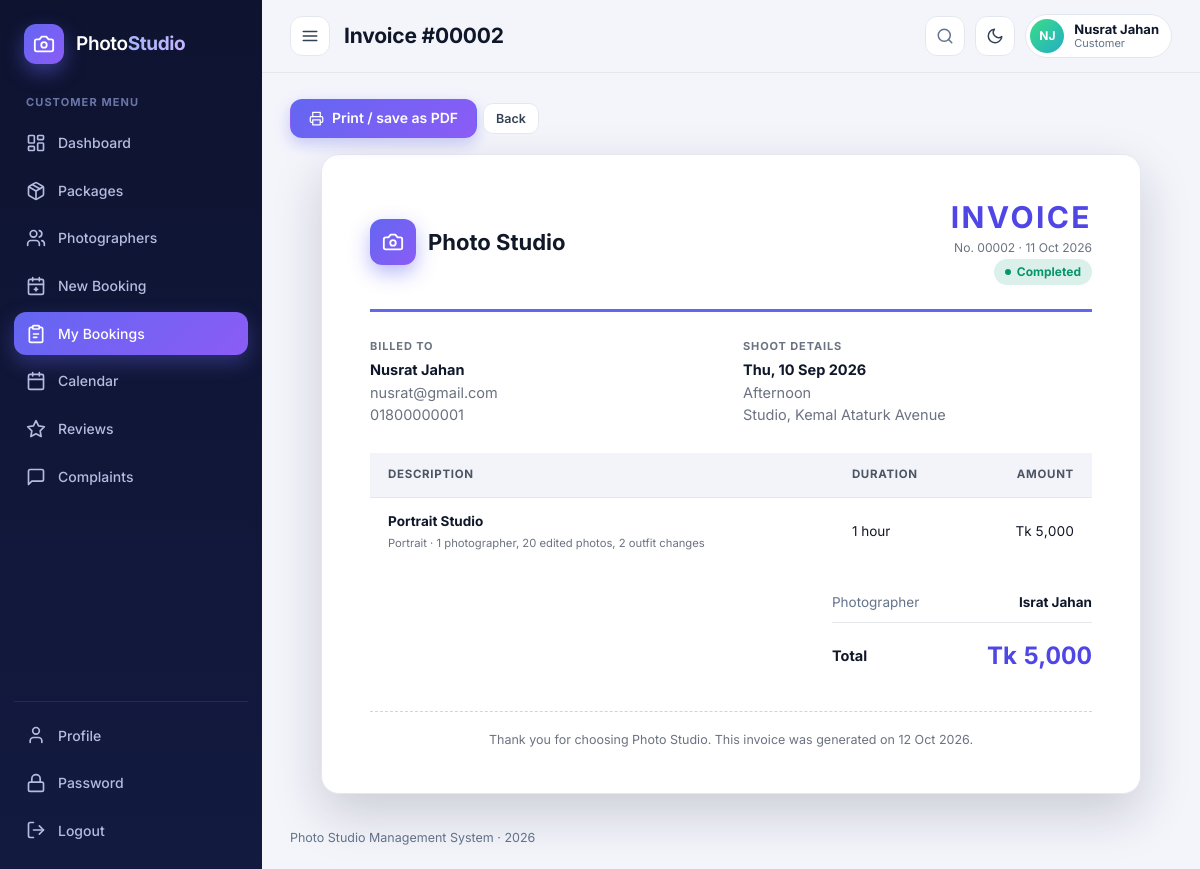
Page /view/customer/invoice.php?id=2 (signed in) on the committed database.
### tables this page shows
CREATE TABLE bookings (
	id INT PRIMARY KEY AUTO_INCREMENT,
	customer_id INT NOT NULL,
	package_id INT NOT NULL,
	photographer_id INT DEFAULT NULL,
	booking_date DATE NOT NULL,
	booking_time VARCHAR(20) NOT NULL,
	location VARCHAR(255) NOT NULL,
	note TEXT,
	status VARCHAR(20) DEFAULT 'pending',
	created_at TIMESTAMP DEFAULT CURRENT_TIMESTAMP,
	FOREIGN KEY (customer_id) REFERENCES users(id) ON DELETE CASCADE,
	FOREIGN KEY (package_id) REFERENCES packages(id) ON DELETE CASCADE,
	FOREIGN KEY (photographer_id) REFERENCES users(id) ON DELETE SET NULL
);

CREATE TABLE users (
	id INT PRIMARY KEY AUTO_INCREMENT,
	name VARCHAR(100) NOT NULL,
	username VARCHAR(50) NOT NULL UNIQUE,
	email VARCHAR(100) NOT NULL UNIQUE,
	password VARCHAR(100) NOT NULL,
	phone VARCHAR(20),
	role VARCHAR(20) NOT NULL,
	specialization VARCHAR(100),
	status VARCHAR(20) DEFAULT 'active',
	profile_pic VARCHAR(255) DEFAULT '',
	created_at TIMESTAMP DEFAULT CURRENT_TIMESTAMP
);

CREATE TABLE packages (
	id INT PRIMARY KEY AUTO_INCREMENT,
	category_id INT NOT NULL,
	name VARCHAR(100) NOT NULL,
	price DECIMAL(10,2) NOT NULL,
	duration VARCHAR(50),
	inclusions TEXT,
	FOREIGN KEY (category_id) REFERENCES categories(id) ON DELETE CASCADE
);

CREATE TABLE categories (
	id INT PRIMARY KEY AUTO_INCREMENT,
	name VARCHAR(100) NOT NULL,
	description VARCHAR(255)
);

### model/BaseModel.php (called while the page is built, shortened)
<?php
class BaseModel {
	public function establishConnection() {
		$db = new DBConnection();
		return $db->connect();
	}
	protected function run($sql, $types = '', $params = array()) {
		$conn = $this->establishConnection();
		$stmt = $conn->prepare($sql);
		if ($types !== '') {
			$stmt->bind_param($types, ...$params);
		}
		$stmt->execute();
		return $stmt;
	}
	protected function all($sql, $types = '', $params = array()) {
		$stmt = $this->run($sql, $types, $params);
		$result = $stmt->get_result();
		$rows = array();
		while ($row = $result->fetch_assoc()) {
			$rows[] = $row;
		}
		return $rows;
	}
	protected function one($sql, $types = '', $params = array()) {
		$rows = $this->all($sql, $types, $params);
		return count($rows) > 0 ? $rows[0] : null;
	}
}

### model/Booking.php (called while the page is built, shortened)
<?php
require_once __DIR__ . '/BaseModel.php';
class Booking extends BaseModel {
	private $baseSelect = "SELECT b.*, p.name AS package_name, p.price, p.duration, p.inclusions, p.category_id,
				c.name AS category_name,
				cu.name AS customer_name, cu.phone AS customer_phone, cu.email AS customer_email,
				u.name AS photographer_name, u.phone AS photographer_phone, u.profile_pic AS photographer_pic
			FROM bookings b
			JOIN packages p ON b.package_id = p.id
			JOIN categories c ON p.category_id = c.id
			JOIN users cu ON b.customer_id = cu.id
			LEFT JOIN users u ON b.photographer_id = u.id ";
	public function getBookingById($id) {
		return $this->one($this->baseSelect . "WHERE b.id = ?", 'i', array((int)$id));
	}
}

### view/customer/invoice.php (the view, shortened to what this page needs)
<?php
require_once __DIR__ . '/../../includes/helpers.php';
require_once __DIR__ . '/../../model/Booking.php';
$booking = new Booking();
$b = $booking->getBookingById(isset($_GET['id']) ? (int)$_GET['id'] : 0);
$pageTitle = 'Invoice #' . str_pad($b['id'], 5, '0', STR_PAD_LEFT);
$active = $_SESSION['role'] == 'customer' ? 'my-bookings' : 'bookings';
require_once __DIR__ . '/../../includes/header.php';
?>
<div class="actions mb-2 no-print">
	<button class="btn btn-primary btn-sm" onclick="window.print()"><?php echo icon('printer') ?>Print / save as PDF</button>
	<a class="btn btn-ghost btn-sm" href="javascript:history.back()">Back</a>
</div>
<div class="invoice">
	<div class="inv-head">
		<div class="inv-brand"><span class="brand-mark"><?php echo icon('camera') ?></span>Photo Studio</div>
		<div class="inv-title"><h2>INVOICE</h2><small>No. <?php echo e(str_pad($b['id'], 5, '0', STR_PAD_LEFT)) ?> &middot; <?php echo e(date_short($b['created_at'])) ?></small><br><?php echo status_badge($b['status']) ?></div>
	</div>
	<div class="inv-cols">
		<div><small>Billed to</small><b><?php echo e($b['customer_name']) ?></b><br><span class="muted"><?php echo e($b['customer_email']) ?><br><?php echo e($b['customer_phone']) ?></span></div>
		<div><small>Shoot details</small><b><?php echo e(date_pretty($b['booking_date'])) ?></b><br><span class="muted"><?php echo e($b['booking_time']) ?><br><?php echo e($b['location']) ?></span></div>
	</div>
	<table>
		<thead><tr><th>Description</th><th>Duration</th><th class="right">Amount</th></tr></thead>
		<tbody><tr>
			<td><b><?php echo e($b['package_name']) ?></b><br><small><?php echo e($b['category_name']) ?> &middot; <?php echo e($b['inclusions']) ?></small></td>
			<td><?php echo e($b['duration']) ?></td><td class="right num"><?php echo e(money($b['price'])) ?></td>
		</tr></tbody>
	</table>
	<div class="inv-total"><div>
		<div class="sum-row"><span>Photographer</span><b><?php echo e($b['photographer_name'] ? $b['photographer_name'] : 'To be assigned') ?></b></div>
		<div class="sum-total"><span>Total</span><b class="num"><?php echo e(money($b['price'])) ?></b></div>
	</div></div>
	<div class="inv-foot">Thank you for choosing Photo Studio. This invoice was generated on <?php echo date('d M Y') ?>.</div>
</div>
<?php require_once __DIR__ . '/../../includes/footer.php'; ?>

### includes/header.php (shortened to what this page needs)
<?php
require_once __DIR__ . '/helpers.php';
$navList = nav_items($_SESSION['role']);
$cssVersion = @filemtime(__DIR__ . '/../css/style.css');
?>
<!DOCTYPE html>
<html lang="en" data-theme="light">
<head>
	<link rel="stylesheet" href="<?php echo e(app_url('css/style.css')) ?>?v=<?php echo (int)$cssVersion ?>">
</head>
<body class="app">
<div class="shell">
	<aside class="sidebar" id="sidebar">
		<a class="brand" href="<?php echo e(app_url(home_for_role($_SESSION['role']))) ?>">
			<span class="brand-mark"><?php echo icon('camera') ?></span>
			<span class="brand-text">Photo<b>Studio</b></span>
		</a>
		<nav class="nav" aria-label="Main menu">
			<div class="nav-label"><?php echo e(ucfirst($_SESSION['role'])) ?> menu</div>
			<?php foreach ($navList as $item) { ?>
				<a class="nav-link<?php echo $item[0] == $active ? ' active' : '' ?>" href="<?php echo e(app_url($item[2])) ?>" title="<?php echo e($item[1]) ?>">
					<?php echo icon($item[3]) ?><span><?php echo e($item[1]) ?></span>
				</a>
			<?php } ?>
		</nav>
		<div class="sidebar-foot">
			<a class="nav-link<?php echo $active == 'profile' ? ' active' : '' ?>" href="<?php echo e(app_url('view/profile.php')) ?>" title="Profile"><?php echo icon('user') ?><span>Profile</span></a>
			<a class="nav-link<?php echo $active == 'password' ? ' active' : '' ?>" href="<?php echo e(app_url('view/change-password.php')) ?>" title="Password"><?php echo icon('lock') ?><span>Password</span></a>
			<form action="<?php echo e(app_url('controller/logout-handler.php')) ?>" method="post">
				<button type="submit" class="nav-link nav-logout" title="Logout"><?php echo icon('logout') ?><span>Logout</span></button>
			</form>
		</div>
	</aside>
	<div class="main">
		<header class="topbar">
			<button class="icon-btn only-desktop" id="collapseBtn" aria-label="Collapse menu"><?php echo icon('menu') ?></button>
			<div class="topbar-title">
				<h1><?php echo e($pageTitle) ?></h1>
			</div>
			<div class="topbar-actions">
				<button class="search-trigger" id="paletteBtn" type="button">
					<?php echo icon('search') ?><span>Quick search</span><kbd>Ctrl K</kbd>
				</button>
				<button class="icon-btn" id="themeBtn" type="button" aria-label="Toggle dark mode" title="Dark / light mode">
					<span class="show-light"><?php echo icon('moon') ?></span><span class="show-dark"><?php echo icon('sun') ?></span>
				</button>
				<a class="user-chip" href="<?php echo e(app_url('view/profile.php')) ?>">
					<?php echo avatar($_SESSION['name'], isset($_SESSION['profile_pic']) ? $_SESSION['profile_pic'] : '', 'sm') ?>
					<span class="user-chip-text"><b><?php echo e($_SESSION['name']) ?></b><small><?php echo e(ucfirst($_SESSION['role'])) ?></small></span>
				</a>
			</div>
		</header>
		<main class="content">

### includes/helpers.php (shortened to what this page needs)
<?php
function e($value) {
	return htmlspecialchars((string)$value, ENT_QUOTES, 'UTF-8');
}
function app_url($path = '') {
	static $root = null;
	if ($root === null) {
		$root = '';
		$docRoot = isset($_SERVER['DOCUMENT_ROOT']) ? realpath($_SERVER['DOCUMENT_ROOT']) : false;
		$appRoot = realpath(__DIR__ . '/..');
		if ($docRoot && $appRoot) {
			$docRoot = rtrim(str_replace('\\', '/', $docRoot), '/');
			$appRoot = str_replace('\\', '/', $appRoot);
			if (stripos($appRoot, $docRoot) === 0) {
				$root = substr($appRoot, strlen($docRoot));
			}
		}
	}
	return $root . '/' . ltrim($path, '/');
}
function home_for_role($role) {
	return 'view/customer/dashboard.php';
}
function money($n) {
	return 'Tk ' . number_format((float)$n, 0);
}
function date_pretty($d) {
	return date('D, d M Y', strtotime($d));
}
function date_short($d) {
	return date('d M Y', strtotime($d));
}
function initials($name) {
	$parts = preg_split('/\s+/', trim((string)$name));
	$s = '';
	for ($i = 0; $i < count($parts) && $i < 2; $i++) {
		$s .= mb_strtoupper(mb_substr($parts[$i], 0, 1));
	}
	return $s == '' ? '?' : $s;
}
function avatar($name, $pic = '', $size = '') {
	$cls = 'avatar' . ($size ? ' avatar-' . $size : '');
	$hue = (crc32((string)$name) % 360);
	return '<span class="' . $cls . '" style="--h:' . $hue . '">' . e(initials($name)) . '</span>';
}
function status_badge($status) {
	$slug = strtolower(str_replace(' ', '-', (string)$status));
	return '<span class="badge badge-' . e($slug) . '">' . e(ucfirst($status)) . '</span>';
}
function icon($name) {
	return '<svg class="ic" viewBox="0 0 24 24" fill="none" stroke="currentColor" stroke-width="2" stroke-linecap="round" stroke-linejoin="round" aria-hidden="true">' . $i[$name] . '</svg>';
}
function nav_items($role) {
	if ($role == 'customer') {
		return array(
			array('dashboard', 'Dashboard', 'view/customer/dashboard.php', 'dashboard'),
			array('packages', 'Packages', 'view/customer/packages.php', 'package'),
			array('photographers', 'Photographers', 'view/customer/photographers.php', 'users'),
			array('new-booking', 'New Booking', 'view/customer/new-booking.php', 'calendar-plus'),
			array('my-bookings', 'My Bookings', 'view/customer/my-bookings.php', 'bookings'),
			array('calendar', 'Calendar', 'view/calendar.php', 'calendar'),
			array('reviews', 'Reviews', 'view/customer/reviews.php', 'star'),
			array('complaints', 'Complaints', 'view/customer/complaints.php', 'message')
		);
	}
	return array(
		array('dashboard', 'Dashboard', 'view/admin/dashboard.php', 'dashboard'),
		array('reports', 'Reports', 'view/admin/reports.php', 'chart'),
		array('users', 'Users', 'view/admin/users.php', 'users'),
		array('categories', 'Categories', 'view/admin/categories.php', 'layers'),
		array('calendar', 'Calendar', 'view/calendar.php', 'calendar'),
		array('complaints', 'Complaints', 'view/admin/complaints.php', 'message')
	);
}

### rows in the picture
bookings: id "Invoice #00002", id "00002", created_at "11 Oct 2026", status "Completed", customer.name "Nusrat Jahan", customer.email "nusrat@gmail.com", customer.phone "01800000001", booking_date "Thu, 10 Sep 2026", booking_time "Afternoon", location "Studio, Kemal Ataturk Avenue", package.name "Portrait Studio", categories.name "Portrait", package.inclusions "1 photographer, 20 edited photos, 2 outfit changes", package.duration "1 hour", package.price "Tk 5,000", photographer.name "Israt Jahan"

### other values in the picture
$_SESSION['role'] "CUSTOMER"
$item[1] "Dashboard"
$item[1] "Packages"
$item[1] "Photographers"
$item[1] "New Booking"
$item[1] "My Bookings"
$item[1] "Calendar"
$item[1] "Reviews"
$item[1] "Complaints"
initials($name) "NJ"
$_SESSION['name'] "Nusrat Jahan"
$_SESSION['role'] "Customer"
